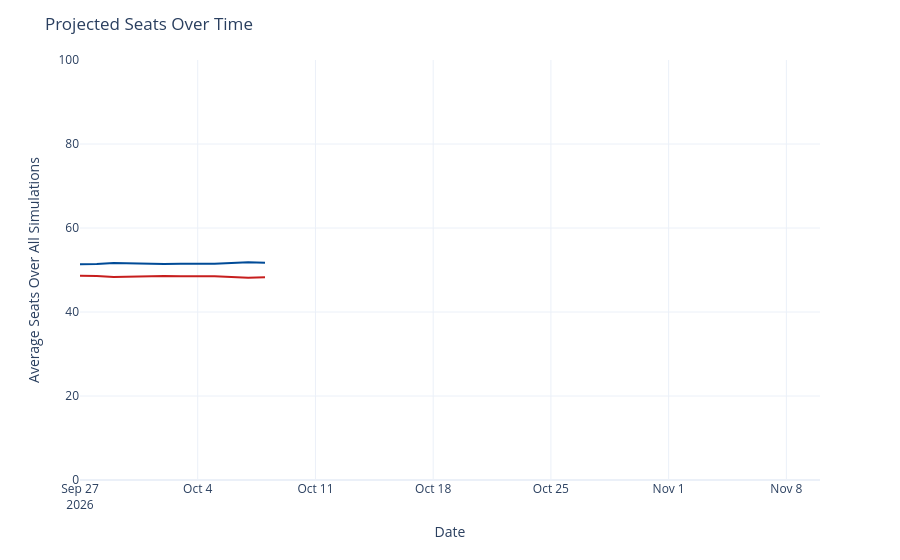

The notebook cell this image was saved under:
### Code cell
seats_over_time = output_ts[(output_ts['geo'] == 'US Senate') &
                             (output_ts['type'] == 'seats')]
seats_over_time['rep_seats'] = seats_over_time['y'].map(lambda x: 100 - x)
seats_over_time = seats_over_time.rename({'y': 'Democrats', 'rep_seats': 'Republicans'}, axis=1)
seats_time_ser = px.line(seats_over_time, x='date', y=['Democrats', 'Republicans'], template='plotly_white',
                        color_discrete_map={'Democrats': '#004b97', 'Republicans': '#c71e1d'},)
seats_time_ser.update_traces(hovertemplate="%{y:.1f}")
seats_time_ser.update_layout(
    xaxis=dict(range=[pd.to_datetime('2026-09-27'), pd.to_datetime('2026-11-10')]),
    yaxis=dict(range=[0, 100]),
    xaxis_title='Date',
    yaxis_title='Average Seats Over All Simulations',
    title=dict(text="Projected Seats Over Time"),
    hovermode="x",
    showlegend=False
)
seats_time_ser

### Figure 1 — Plotly figure (JSON) as saved in the notebook; plotly's stock layout.template omitted (floating-point values rounded to 4 significant figures)
{"data": [{"hovertemplate": "%{y:.1f}", "legendgroup": "Democrats", "line": {"color": "#004b97", "dash": "solid"}, "marker": {"symbol": "circle"}, "mode": "lines", "name": "Democrats", "orientation": "v", "showlegend": true, "type": "scatter", "x": ["2026-09-27", "2026-09-28", "2026-09-29", "2026-09-30", "2026-10-01", "2026-10-02", "2026-10-03", "2026-10-04", "2026-10-05", "2026-10-06", "2026-10-07", "2026-10-08"], "xaxis": "x", "y": [51.35, 51.4, 51.64, 51.51, 51.41, 51.42, 51.47, 51.47, 51.48, 51.68, 51.82, 51.75], "yaxis": "y"}, {"hovertemplate": "%{y:.1f}", "legendgroup": "Republicans", "line": {"color": "#c71e1d", "dash": "solid"}, "marker": {"symbol": "circle"}, "mode": "lines", "name": "Republicans", "orientation": "v", "showlegend": true, "type": "scatter", "x": ["2026-09-27", "2026-09-28", "2026-09-29", "2026-09-30", "2026-10-01", "2026-10-02", "2026-10-03", "2026-10-04", "2026-10-05", "2026-10-06", "2026-10-07", "2026-10-08"], "xaxis": "x", "y": [48.65, 48.6, 48.36, 48.49, 48.59, 48.58, 48.53, 48.53, 48.52, 48.32, 48.18, 48.25], "yaxis": "y"}], "layout": {"hovermode": "x", "legend": {"title": {"text": "variable"}, "tracegroupgap": 0}, "margin": {"t": 60}, "showlegend": false, "title": {"text": "Projected Seats Over Time"}, "xaxis": {"anchor": "y", "domain": [0, 1], "range": ["2026-09-27T00:00:00", "2026-11-10T00:00:00"], "title": {"text": "Date"}}, "yaxis": {"anchor": "x", "domain": [0, 1], "range": [0, 100], "title": {"text": "Average Seats Over All Simulations"}}}}
